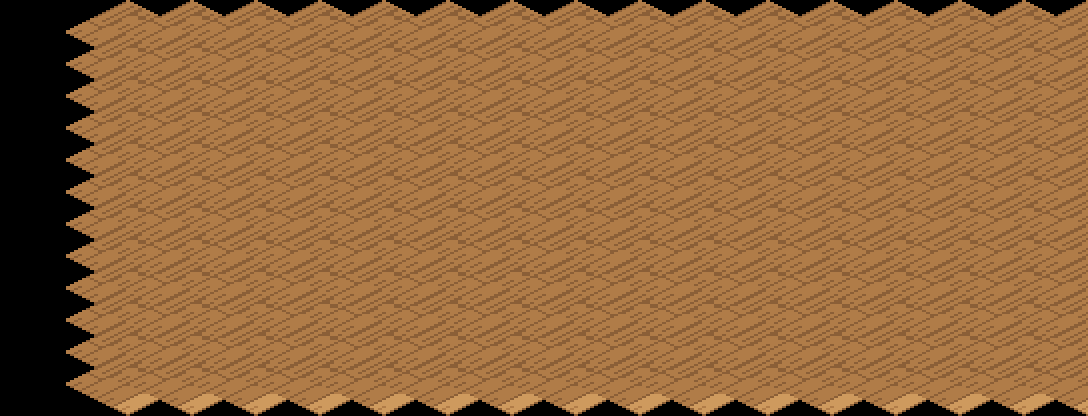

A level layout from a 2D game, rendered from its tile map. Below: a short description, then the map file with its tile-grid data intact:
An orthogonal 17x13 tile map with 64x32 px tiles, 1 tile layer (suelo).

<map version="1.10" orientation="orthogonal" renderorder="right-down" width="17" height="13" tilewidth="64" tileheight="32" infinite="0" nextlayerid="2" nextobjectid="1">
 <tileset firstgid="1" name="terreno_mundo" tilewidth="128" tileheight="64" tilecount="203" columns="8">
  <image source="../textures/../textures/terreno_mundo.png" width="1024" height="1664" />
 </tileset>
 <layer id="1" name="suelo" width="17" height="13">
  <data encoding="csv">
0,0,0,0,0,0,0,0,0,0,0,0,0,0,0,0,0,
0,157,157,157,157,157,157,157,157,157,157,157,157,157,157,157,157,
0,157,157,157,157,157,157,157,157,157,157,157,157,157,157,157,157,
0,157,157,157,157,157,157,157,157,157,157,157,157,157,157,157,157,
0,157,157,157,157,157,157,157,157,157,157,157,157,157,157,157,157,
0,157,157,157,157,157,157,157,157,157,157,157,157,157,157,157,157,
0,157,157,157,157,157,157,157,157,157,157,157,157,157,157,157,157,
0,157,157,157,157,157,157,157,157,157,157,157,157,157,157,157,157,
0,157,157,157,157,157,157,157,157,157,157,157,157,157,157,157,157,
0,157,157,157,157,157,157,157,157,157,157,157,157,157,157,157,157,
0,157,157,157,157,157,157,157,157,157,157,157,157,157,157,157,157,
0,157,157,157,157,157,157,157,157,157,157,157,157,157,157,157,157,
0,157,157,157,157,157,157,157,157,157,157,157,157,157,157,157,157
</data>
 </layer>
</map>
